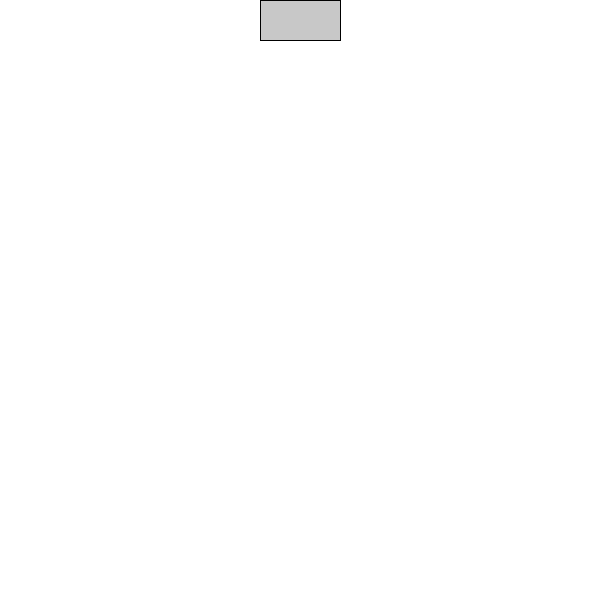
Frame 1 (no input)
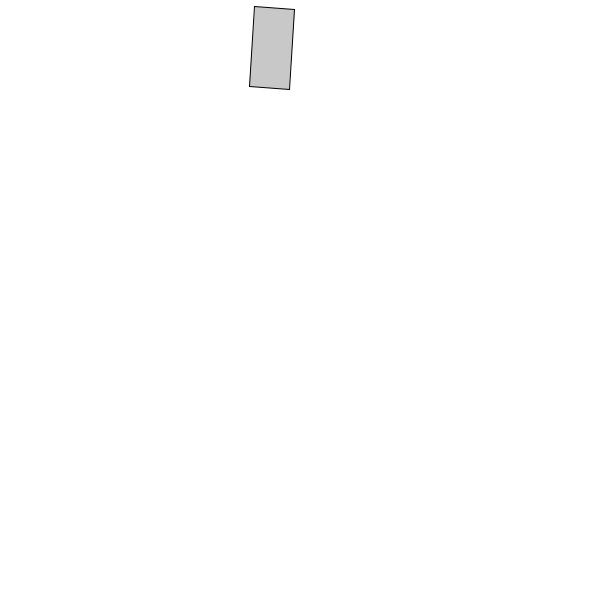
Frame 60 (the mouse pressed at the canvas centre just before this capture)
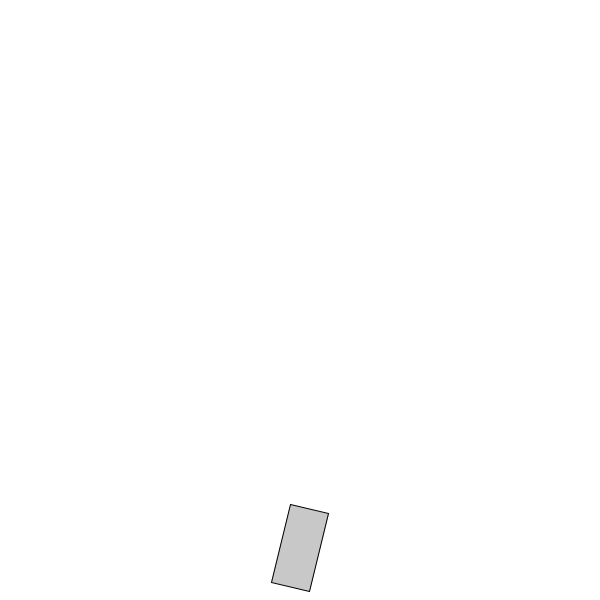
Frame 120 (the mouse held since frame 60 and released just before this capture)

The Processing sketch that drew these frames (run headless with seeded random() and noise(); from frame 60 on, the mouse is pressed at the canvas centre):

// Processing sketch: ANGULAR_ACC2
// ── ANGULAR_ACC2.pde
Square s;
float mass = 0.2;

void setup(){
  s = new Square(mass);
  size(600, 600);
}

void draw(){
  background(255);
  
  PVector gravity = new PVector(0, 1);
  gravity.mult(mass);
  
  PVector wind = new PVector(map(mouseX, 0, width, -0.2, 0.2), 0);
  
  s.applyForce(wind);
  s.applyForce(gravity);
  s.run();
}

// ── Square.pde
class Square{
  float a, aVel, aAcc, mass;
  PVector loc, vel, acc;
  
  Square(float mass_){
    a = 0;
    aVel = 0;
    aAcc = 0;
    
    loc = new PVector(width/2, 20);
    vel = new PVector(0, 0);
    acc = new PVector(0, 0);
    
    mass = mass_;
  }
  
 void display(){
   fill(200);
   rectMode(CENTER);
     
   pushMatrix();
     translate(loc.x, loc.y);
     rotate(a);
     rect(0, 0, 80, 40);
   popMatrix();
 }
 
 void update(){
   aAcc = map(loc.x, 0, width, -0.01, 0.01);
   
   constrain(aVel, 0, 0.5);
   a += aVel;
   aVel += aAcc;
   
   loc.add(vel);
   vel.add(acc);
   acc.setMag(0);
 }
 
 void applyForce(PVector force){
   PVector f = force.copy();
   acc.add(f.div(mass));
 }
 
 void checkEdges(){
   if(loc.x > width || loc.x < 0 || loc.y > height || loc.y < 0){
     loc = new PVector(width/2,20);
     vel.setMag(0);
   }
 }
 
 void run(){
  update();
  display();
  checkEdges();
 }
}
